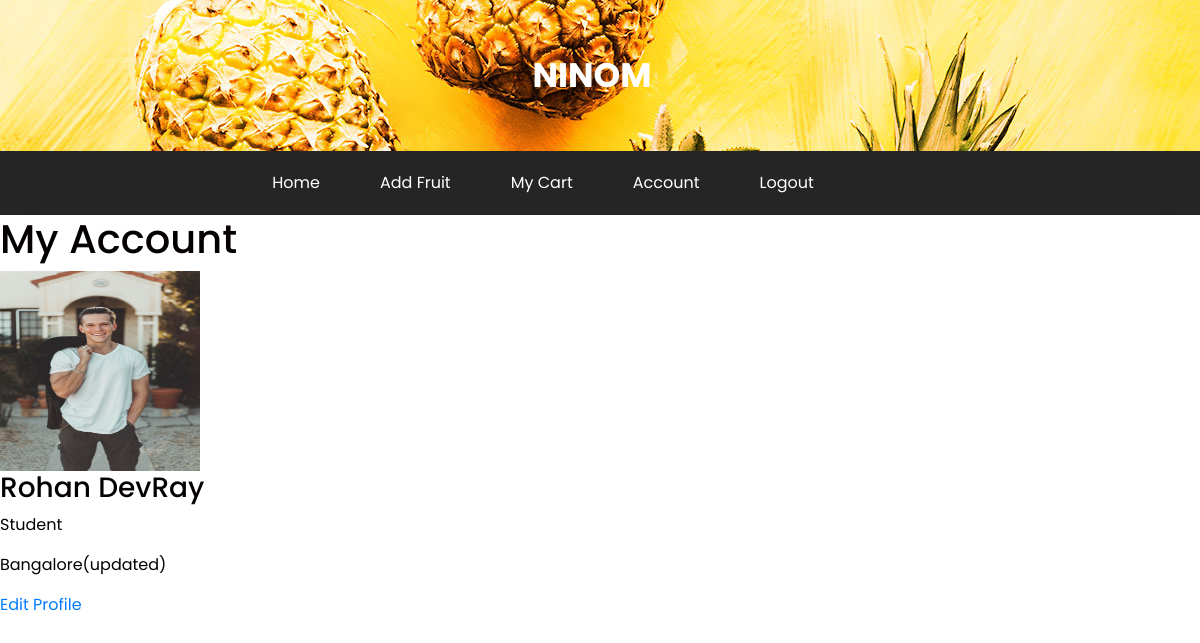
Before: /items/profile/ (signed in) with the older database file.
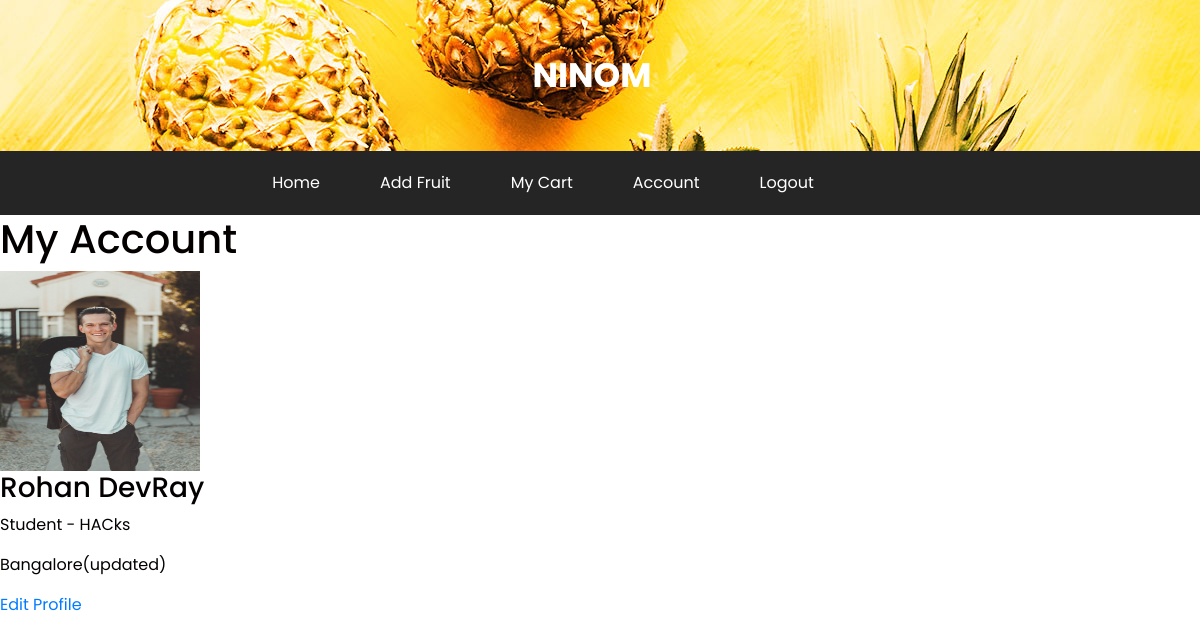
After: the same page with the newer database file.
### users/models.py (models this page shows, shortened)
class Profile(models.Model):
    user=models.OneToOneField(User,on_delete=models.CASCADE,null=True,blank=True)
    name=models.CharField(max_length=200,null=True,blank=True)
    short_intro=models.CharField(max_length=200,null=True,blank=True)
    username = models.CharField(max_length=200,null=True,blank=True)
    email = models.EmailField(max_length=200,null=True,blank=True)
    location = models.CharField(max_length=200,null=True,blank=True)
    profile_image = models.ImageField(null=True,blank=True,default="default.jpg")
    created =models.DateTimeField(auto_now_add=True)
    id= models.UUIDField(default=uuid.uuid4, editable=False, primary_key=True,unique=True)

### users/views.py (the view)
# urls.py: path('profile/',views.profile,name="profile"),
@login_required(login_url='login')
def profile(request):
    if request.user.is_authenticated:
        profile = request.user.profile
    context={'profile':profile}
    return render(request,'users/profile.html',context)

### users/templates/users/profile.html
{% extends 'main.html' %}
{% block content %}
<h1>My Account</h1>
<img  style="width: 200px; height: 200px;" src="{{profile.profile_image.url}}" alt="">
<h3>{{profile.name}}</h3>
<p>{{profile.short_intro}}</p>
<p>{{profile.location}}</p>
<a href="{% url 'update-profile' %}">Edit Profile</a>
{% endblock content %}

Changed rows visible on the page:
changed Profile "Rohan DevRay": short_intro "Student" → "Student - HACks"
